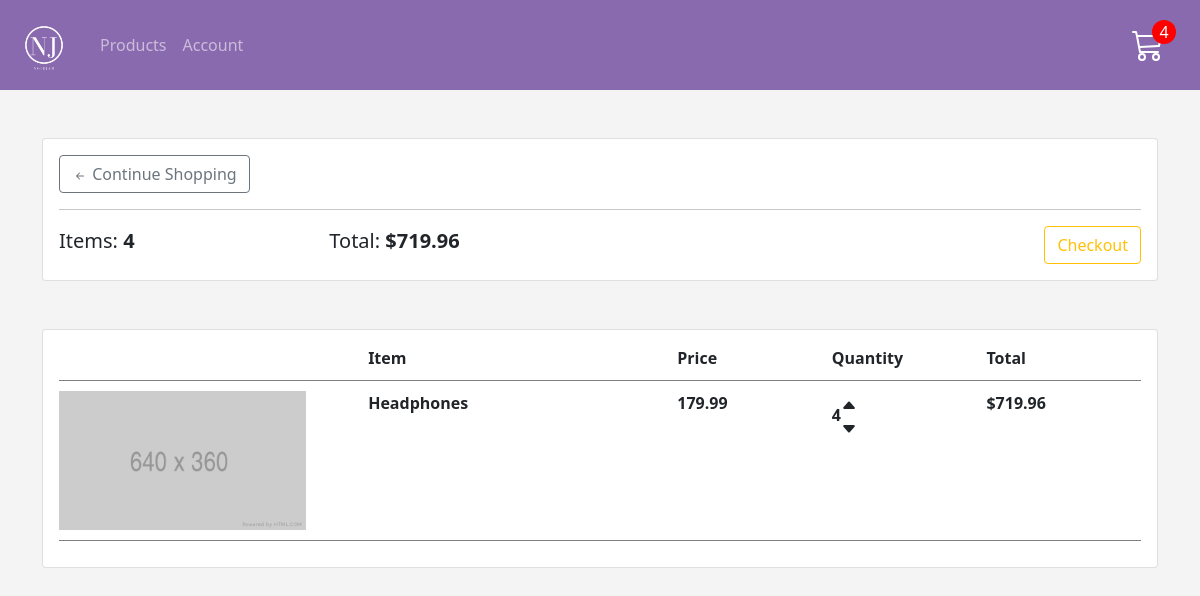
Page /shop/cart/ (signed in) on the earlier database version.
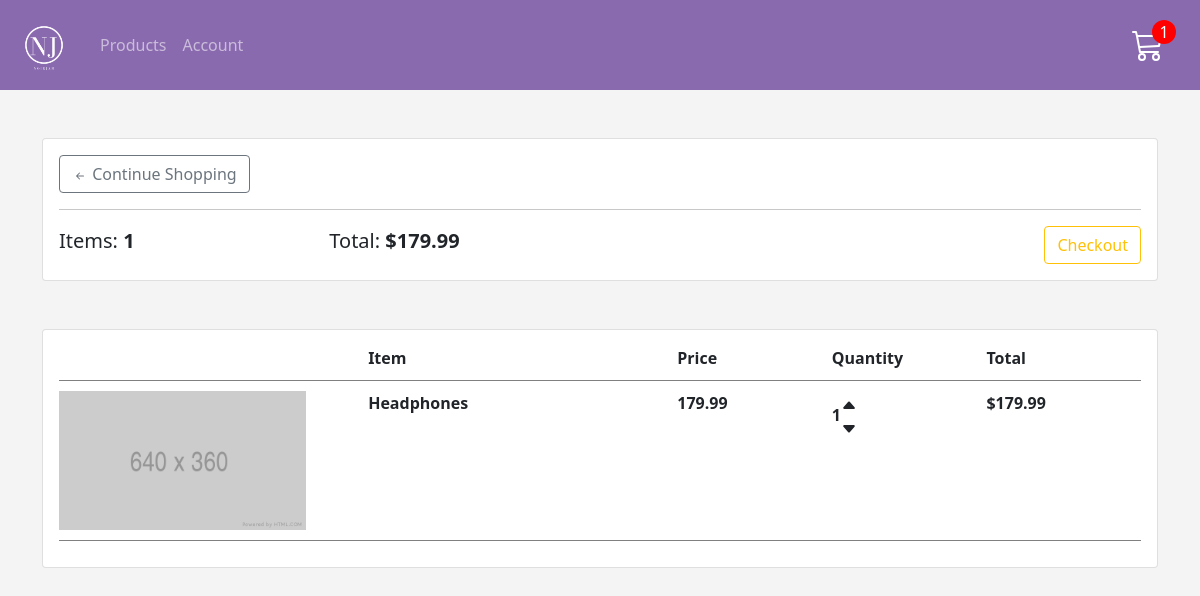
Same page on the later database version.
### store/models.py (models this page shows, shortened)
class Order(models.Model):
    customer = models.ForeignKey(
        Customer, on_delete=models.SET_NULL, null=True, blank=True
    )
    date_ordered = models.DateTimeField(auto_now_add=True)
    complete = models.BooleanField(default=False, null=True, blank=False)
    transaction_id = models.CharField(max_length=100, null=True)
    @property
    def get_cart_total(self):
        orderitems = self.orderitem_set.all()
        total = sum([item.get_total for item in orderitems])
        return total
    @property
    def get_cart_items(self):
        orderitems = self.orderitem_set.all()
        total = sum([item.quantity for item in orderitems])
        return total

class OrderItem(models.Model):
    product = models.ForeignKey(Product, on_delete=models.SET_NULL, null=True)
    order = models.ForeignKey(Order, on_delete=models.SET_NULL, null=True)
    quantity = models.IntegerField(default=0, null=True, blank=True)
    date_added = models.DateTimeField(auto_now_add=True)
    @property
    def get_total(self):
        total = self.product.price * self.quantity
        return total

class Product(models.Model):
    name = models.CharField(max_length=200)
    price = models.DecimalField(max_digits=7, decimal_places=2)
    digital = models.BooleanField(default=False, null=True, blank=True)
    image = models.ImageField(null=True, blank=True)

### store/views.py (the view)
# urls.py: path("cart/", views.cart, name="cart"),
def cart(request):
    data = cartData(request)
    items = data["items"]
    order = data["order"]
    cartItems = data["cartItems"]
    context = {"items": items, "order": order, "cartItems": cartItems, "title": "Cart"}
    return render(request, "store/cart.html", context)

### store/utils.py (called while the page is built)
def cartData(request):
    if request.user.is_authenticated:
        customer = request.user.customer
        order, created = Order.objects.get_or_create(customer=customer, complete=False)
        items = order.orderitem_set.all()
        cartItems = order.get_cart_items
    else:
        cookieData = cookieCart(request)
        items = cookieData["items"]
        order = cookieData["order"]
        cartItems = cookieData["cartItems"]
    return {"cartItems": cartItems, "order": order, "items": items}

### store/templates/store/cart.html
{% extends 'store/main.html' %}
{% load static %}
{% block content %}
<div class="card my-5">
    <div class="card-body">
        <a href="{% url 'store' %}" class="btn btn-outline-secondary">
            <svg xmlns="http://www.w3.org/2000/svg" width="16" height="16" fill="currentColor" class="bi bi-arrow-left-short" viewBox="0 0 16 16">
                <path fill-rule="evenodd" d="M12 8a.5.5 0 0 1-.5.5H5.707l2.147 2.146a.5.5 0 0 1-.708.708l-3-3a.5.5 0 0 1 0-.708l3-3a.5.5 0 1 1 .708.708L5.707 7.5H11.5a.5.5 0 0 1 .5.5z"/>
            </svg>
            Continue Shopping
        </a>
        <hr>
        <table class='w-100 mx-auto'>
            <tr>
                <th class="cart-table-head">
                    <h5>
                        Items: <strong> {{ order.get_cart_items }}</strong>
                    </h5>
                </th>
                <th class="cart-table-head">
                    <h5 >
                        Total: <strong>${{ order.get_cart_total|floatformat:2 }}</strong>
                    </h5>
                </th>
                <th id="cart-table-checkout">
                    {% if user.is_authenticated %}
                    <a href="{% url 'checkout' %}" class='btn btn-outline-warning'>Checkout</a>
                    {% else %}
                    <a href="{% url 'create_or_guest' %}" class='btn btn-outline-warning'>Checkout</a>
                    {% endif %}
                </th>
            </tr>
        </table>
    </div>
</div>
<div class="card mb-5">
    <div class="card-body">
        <div class="cart-row">
            <div style="flex:2"></div>
            <div style="flex:2"><strong>Item</strong></div>
            <div style="flex: 1;"><strong>Price</strong></div>
            <div style="flex: 1;"><strong>Quantity</strong></div>
            <div style="flex: 1;"><strong>Total</strong></div>
        </div>
        {% for item in items %}
        <div class="cart-row">
            <div style="flex:2"><img class='row-img' src="{% static 'images/store_placeholder.png' %}" alt=""></div>
            <div style="flex:2"><strong>{{ item.product.name }}</strong></div>
            <div style="flex: 1;"><strong>{{ item.product.price|floatformat:2}}</strong></div>
            <div style="flex: 1;">
                <div class="d-flex align-items-center">
                    <strong>{{ item.quantity }}</strong>
                    <div>
                        <div class="change-quantity update-cart" data-product='{{ item.product.id }}' data-action="add">
                            <svg xmlns="http://www.w3.org/2000/svg" width="16" height="16" fill="currentColor" class="bi bi-caret-up-fill" viewBox="0 0 16 16">
                                <path d="M7.247 4.86l-4.796 5.481c-.566.647-.106 1.659.753 1.659h9.592a1 1 0 0 0 .753-1.659l-4.796-5.48a1 1 0 0 0-1.506 0z"/>
                            </svg>
                        </div>
                        <div class="change-quantity update-cart" data-product='{{ item.product.id }}' data-action='remove'>
                            <svg xmlns="http://www.w3.org/2000/svg" width="16" height="16" fill="currentColor" class="bi bi-caret-down-fill" viewBox="0 0 16 16">
                                <path d="M7.247 11.14L2.451 5.658C1.885 5.013 2.345 4 3.204 4h9.592a1 1 0 0 1 .753 1.659l-4.796 5.48a1 1 0 0 1-1.506 0z"/>
                            </svg>
                        </div>
                    </div>
                </div>
            </div>
            <div style="flex: 1;">
                <strong>${{ item.get_total }}</strong>
            </div>
        </div>
        {% endfor %}
    </div>
</div>
{% endblock content %}

### store/templates/store/main.html (shortened to what this page needs)
{% load static %}
<!doctype html>
<html lang="en">
  <head>
    <link href="https://cdn.jsdelivr.net/npm/bootstrap@5.0.0-beta1/dist/css/bootstrap.min.css" rel="stylesheet">
    <link rel="stylesheet" type='text/css' href="{% static 'css/style.css' %}">
    </head>
  </head>
  <body style="background: rgba(200, 200, 200, 0.2);">
<nav class="navbar navbar-expand-lg navbar-dark page-navbar sticky-top">
  <div class="container-fluid">
    {% if user.is_authenticated %}
    <a class="navbar-brand" href="{% url 'actually_blog' %}">
      <img class="nav-logo" src="{% static 'images/NJ.png' %}" alt="">
    </a>
    {% else %}
    <a class="navbar-brand" href="{% url 'store' %}">
      <img class="nav-logo" src="{% static 'images/NJ.png' %}" alt="">
    </a>
    {% endif %}
    <div class="collapse navbar-collapse " id="navbarNav">
      <ul class="navbar-nav nav-items-list">
        <div class="left-nav-links">
          <li class="nav-item">
            <a class="nav-link" aria-current="page" href="{% url 'store' %}">Products</a>
          </li>
          {% if user.is_authenticated %}
          <li class="nav-item">
            <a href="{% url 'profile' %}" class="nav-link">Account</a>
          </li>
          {% endif %}
        </div>
        <div>
          <li class="nav-item">
            <a href="{% url 'cart' %}" class="cart-area">
              <span id="cart-total">{{ cartItems }}</span>
            </a>
          </li>
        </div>
      </ul>
    </div>
  </div>
</nav>
    <div class="container">
      {% block content %}
      {% endblock content%}
    </div>
  </body>
</html>

### static/css/style.css (style rules this page uses)
* { box-sizing: border-box; padding: 0; margin: 0; }
body { background: rgba(200, 200, 200, 0.2); }
.page-navbar { background: rgb(138, 106, 175); min-height: 4rem; }
a { text-decoration: none; color: black; }
.nav-logo { width: 4rem; }
.navbar-brand { height: 100%; }
.cart-area { position: relative; margin-right: 1.5rem; }
#cart-total { background: red; width: 1.5rem; height: 1.5rem; color: white; position: absolute; top: -0.75rem; right: -0.75rem; text-align: center; border-radius: 50%; }
.cart-table-head { text-align: left; }
#cart-table-checkout { text-align: right; }
.cart-row { display: flex; align-items: stretch; padding-bottom: 10px; margin-bottom: 10px; border-bottom: 1px solid grey; }
.row-img { width: 80%; }
@media screen and (min-width: 990px) { .nav-items-list { width: 100%; display: flex; justify-content: space-between; align-items: center; } }
@media screen and (min-width: 990px) { .left-nav-links { display: flex; } }

Differences in the rows shown:
changed through a linked row, Order: get_cart_items "4" → "1"; get_cart_total "719.96" → "179.99"
changed OrderItem "Headphones": quantity "4" → "1"; get_total "719.96" → "179.99"
Other differences:
{{ cartItems }}: "4" → "1"
